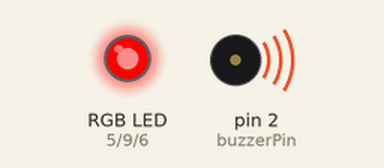
Simulated run of this sketch. Board: Arduino Uno, built with avr-gcc and run on an emulated ATmega328P. Shown: an RGB LED mixed from three pins (HIGH = lit), buzzer (waves = sounding).

Above: at 0.12 s.
At 4.81 s:
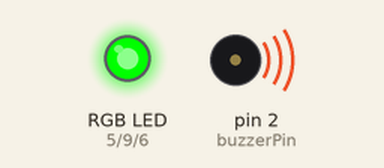
At 10.11 s:
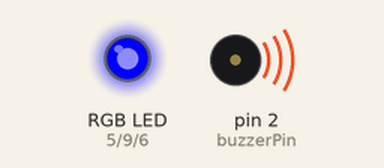
Timing chart, 0 to 10.9 s (numbered marks = the images above):
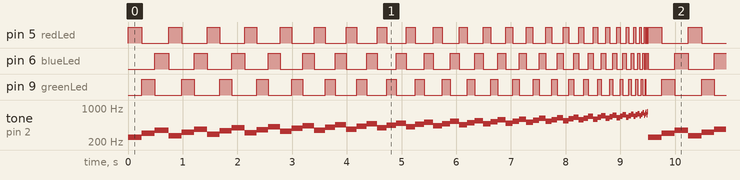

Measured:
- by itself, pin 5 (redLed), pin 6 (blueLed), pin 9 (greenLed): moves between LOW and HIGH, repeating every 9.5 s
- by itself, tone on pin 2 (buzzerPin): plays 250 Hz for 0.25 s, 300 Hz for 0.24 s, 350 Hz for 0.25 s, 270 Hz for 0.24 s, 320 Hz for 0.23 s, 370 Hz for 0.24 s … (995 notes in this stretch)

The sketch:

rgb_lys.ino
```cpp
int redLed=5;
int blueLed=6;
int greenLed=9;
int buzzerPin=2;

int pitch=250;
int wait=250;


void setup() {
  pinMode(redLed,OUTPUT);
  pinMode(blueLed,OUTPUT);
  pinMode(greenLed,OUTPUT);
  pinMode(buzzerPin,OUTPUT);
  // put your setup code here, to run once:

}

void setColor(int red, int green, int blue){
  analogWrite(redLed,red);
  analogWrite(blueLed,blue);
  analogWrite(greenLed,green);
}
void loop() {
  setColor(255, 0, 0); // Rødt lys
  tone(2,pitch);
  delay(wait);
  setColor(0, 255, 0); // Grønt lys
  tone(2,pitch+50);
  delay(wait-10);
  setColor(0, 0, 255); // Blått lys
  tone(2,pitch+100);
  delay(wait);

  noTone(2);

  wait = wait - 10;
  pitch = pitch + 20;
  if (wait<=0){
    wait=250;
    pitch=250;
    }

  }
```
